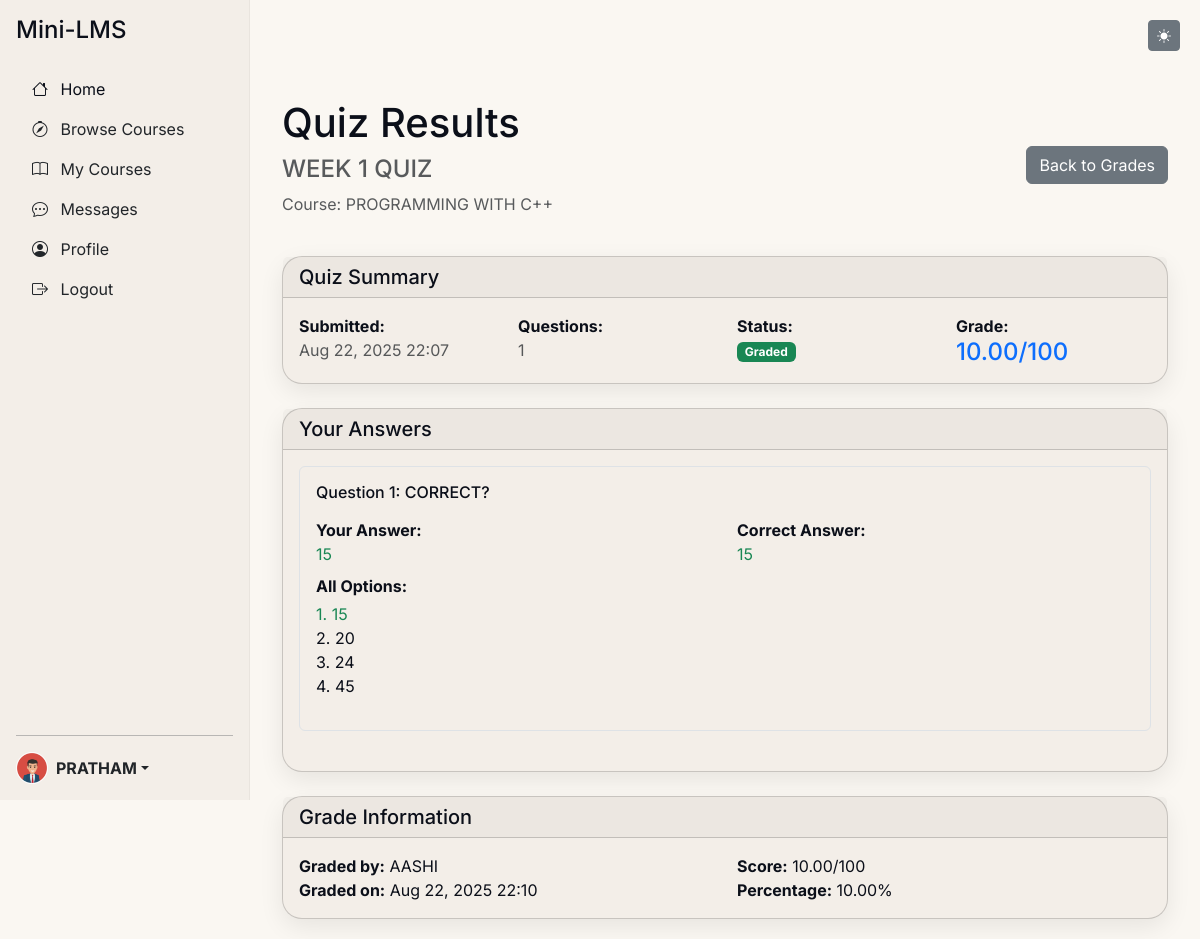
The app's page /quizzes/student/submission/1/ (signed in) with its own data.
### users/models.py (models this page shows, shortened)
class User(AbstractUser):
    ROLE_CHOICES = (
        ('INSTRUCTOR', 'Instructor'),
        ('STUDENT', 'Student'),
    )
    role = models.CharField(max_length=10, choices=ROLE_CHOICES, default='STUDENT')
    profile_photo = models.ImageField(upload_to='profile_photos/', null=True, blank=True)
    bio = models.TextField(max_length=500, blank=True)
    created_at = models.DateTimeField(auto_now_add=True)

### quizzes/models.py (models this page shows, shortened)
class QuizSubmission(models.Model):
    quiz_lecture = models.ForeignKey(QuizLecture, on_delete=models.CASCADE, related_name='submissions')
    student = models.ForeignKey(User, on_delete=models.CASCADE, related_name='quiz_submissions')
    submitted_at = models.DateTimeField(auto_now_add=True)

class Grade(models.Model):
    submission = models.OneToOneField(QuizSubmission, on_delete=models.CASCADE, related_name='grade')
    teacher = models.ForeignKey(User, on_delete=models.CASCADE, related_name='assigned_grades')
    score = models.DecimalField(max_digits=5, decimal_places=2, null=True, blank=True)
    graded_at = models.DateTimeField(auto_now_add=True)

class Answer(models.Model):
    submission = models.ForeignKey(QuizSubmission, on_delete=models.CASCADE, related_name='answers')
    question = models.ForeignKey(Question, on_delete=models.CASCADE)
    selected_option_index = models.PositiveIntegerField()

class Question(models.Model):
    quiz = models.ForeignKey(QuizLecture, on_delete=models.CASCADE, related_name='questions')
    text = models.TextField()
    options = models.JSONField() # JSON array of strings
    correct_index = models.PositiveIntegerField() # Index of the correct option in the options array

### lectures/models.py (models this page shows, shortened)
class QuizLecture(models.Model):
    lecture = models.OneToOneField(Lecture, on_delete=models.CASCADE, primary_key=True, related_name='quiz_lecture')
    start_date = models.DateTimeField(default=timezone.now, help_text="When the quiz becomes available")
    end_date = models.DateTimeField(default=timezone.now, help_text="When the quiz closes")
    duration = models.PositiveIntegerField(default=30, help_text="Duration in minutes")

class Lecture(models.Model):
    LECTURE_TYPES = (
        ('QUIZ', 'Quiz'),
        ('VIDEO', 'Video'),
        ('PDF', 'PDF'),
    )
    course = models.ForeignKey(Course, on_delete=models.CASCADE, related_name='lectures')
    title = models.CharField(max_length=200)
    type = models.CharField(max_length=10, choices=LECTURE_TYPES)
    order_index = models.PositiveIntegerField()
    class Meta:
        ordering = ['order_index']
        unique_together = ('course', 'order_index')

### courses/models.py (models this page shows, shortened)
class Course(models.Model):
    title = models.CharField(max_length=200)
    description = models.TextField()
    instructor = models.ForeignKey(User, on_delete=models.CASCADE, related_name='courses')
    created_at = models.DateTimeField(auto_now_add=True)
    is_published = models.BooleanField(default=False)

### quizzes/views.py (the view)
# urls.py: path('student/submission/<int:submission_pk>/', views.student_quiz_detail, name='student_quiz_detail'),
@login_required
def student_quiz_detail(request, submission_pk):
    if request.user.role != 'STUDENT':
        messages.warning(request, "You do not have permission to view quiz details.")
        return redirect('home')
    submission = get_object_or_404(QuizSubmission, pk=submission_pk, student=request.user)
    answers = Answer.objects.filter(submission=submission)
    try:
        grade = submission.grade
    except Grade.DoesNotExist:
        grade = None
    context = {
        'submission': submission,
        'answers': answers,
        'grade': grade,
    }
    return render(request, 'quizzes/student/quiz_detail.html', context)

### quizzes/templatetags/quiz_filters.py (called while the page is built)
@register.filter
def get_item(lst, index):
    try:
        return lst[index]
    except (IndexError, TypeError):
        return None

### templates/quizzes/student/quiz_detail.html (shortened to what this page needs)
{% extends 'base.html' %}
{% load quiz_filters %}
{% block content %}
<div class="container mt-5">
    <div class="d-flex justify-content-between align-items-center mb-4">
        <div>
            <h1>Quiz Results</h1>
            <h4 class="text-muted">{{ submission.quiz_lecture.lecture.title }}</h4>
            <p class="text-muted">Course: {{ submission.quiz_lecture.lecture.course.title }}</p>
        </div>
        <div>
            <a href="{% url 'student_quiz_grades' %}" class="btn btn-secondary">Back to Grades</a>
        </div>
    </div>
    <div class="card mb-4">
        <div class="card-header">
            <h5 class="card-title mb-0">Quiz Summary</h5>
        </div>
        <div class="card-body">
            <div class="row">
                <div class="col-md-3">
                    <strong>Submitted:</strong><br>
                    <span class="text-muted">{{ submission.submitted_at|date:"M d, Y H:i" }}</span>
                </div>
                <div class="col-md-3">
                    <strong>Questions:</strong><br>
                    <span class="text-muted">{{ answers.count }}</span>
                </div>
                <div class="col-md-3">
                    <strong>Status:</strong><br>
                    {% if grade %}
                        <span class="badge bg-success">Graded</span>
                    {% else %}
                        <span class="badge bg-warning">Pending</span>
                    {% endif %}
                </div>
                <div class="col-md-3">
                    {% if grade %}
                        <strong>Grade:</strong><br>
                        <span class="h4 text-primary">{{ grade.score }}/100</span>
                    {% else %}
                        <strong>Grade:</strong><br>
                        <span class="text-muted">Not graded yet</span>
                    {% endif %}
                </div>
            </div>
        </div>
    </div>
    <div class="card">
        <div class="card-header">
            <h5 class="card-title mb-0">Your Answers</h5>
        </div>
        <div class="card-body">
            {% for answer in answers %}
                <div class="mb-4 p-3 border rounded">
                    <h6 class="mb-3">Question {{ forloop.counter }}: {{ answer.question.text }}</h6>
                    <div class="row">
                        <div class="col-md-6">
                            <strong>Your Answer:</strong><br>
                            <span class="{% if answer.selected_option_index == answer.question.correct_index %}text-success{% else %}text-danger{% endif %}">
                                {{ answer.question.options|get_item:answer.selected_option_index }}
                            </span>
                        </div>
                        <div class="col-md-6">
                            <strong>Correct Answer:</strong><br>
                            <span class="text-success">{{ answer.question.options|get_item:answer.question.correct_index }}</span>
                        </div>
                    </div>
                    <div class="mt-2">
                        <strong>All Options:</strong>
                        <ul class="list-unstyled mt-1">
                            {% for option in answer.question.options %}
                                <li class="{% if forloop.counter0 == answer.question.correct_index %}text-success{% elif forloop.counter0 == answer.selected_option_index and answer.selected_option_index != answer.question.correct_index %}text-danger{% endif %}">
                                    {{ forloop.counter }}. {{ option }}
                                </li>
                            {% endfor %}
                        </ul>
                    </div>
                </div>
            {% endfor %}
        </div>
    </div>
    {% if grade %}
        <div class="card mt-4">
            <div class="card-header">
                <h5 class="card-title mb-0">Grade Information</h5>
            </div>
            <div class="card-body">
                <div class="row">
                    <div class="col-md-6">
                        <strong>Graded by:</strong> {{ grade.teacher.username }}<br>
                        <strong>Graded on:</strong> {{ grade.graded_at|date:"M d, Y H:i" }}
                    </div>
                    <div class="col-md-6">
                        <strong>Score:</strong> {{ grade.score }}/100<br>
                        <strong>Percentage:</strong> {{ grade.score }}%
                    </div>
                </div>
            </div>
        </div>
    {% endif %}
</div>
{% endblock %}

### templates/partials/sidebar.html (shortened to what this page needs)
<nav class="sidebar d-flex flex-column p-3 bg-light vh-100 position-fixed" style="width: 250px;">
    <h4 class="mb-4">Mini-LMS</h4>
    <ul class="nav nav-pills flex-column mb-auto">
        <li class="nav-item">
            {% if request.user.is_authenticated %}
                {% if request.user.role == 'STUDENT' %}
                    <a href="{% url 'student_dashboard' %}" class="nav-link {% if request.resolver_match.url_name == 'student_dashboard' %}active{% endif %}" aria-current="page">
                        <i class="bi bi-house me-2"></i> Home
                    </a>
                {% elif request.user.role == 'INSTRUCTOR' %}
                    <a href="{% url 'instructor_dashboard' %}" class="nav-link {% if request.resolver_match.url_name == 'instructor_dashboard' %}active{% endif %}" aria-current="page">
                        <i class="bi bi-house me-2"></i> Home
                    </a>
                {% else %}
                     <a href="{% url 'course-list-public' %}" class="nav-link {% if request.resolver_match.url_name == 'course-list-public' %}active{% endif %}" aria-current="page">
                        <i class="bi bi-house me-2"></i> Home
                    </a>
                {% endif %}
            {% else %}
                <a href="{% url 'course-list-public' %}" class="nav-link {% if request.resolver_match.url_name == 'course-list-public' %}active{% endif %}" aria-current="page">
                    <i class="bi bi-house me-2"></i> Home
                </a>
            {% endif %}
        </li>
        <li>
            <a href="{% url 'course-list-public' %}" class="nav-link link-dark {% if request.resolver_match.url_name == 'course-list-public' %}active{% endif %}">
                <i class="bi bi-compass me-2"></i> Browse Courses
            </a>
        </li>
        {% if request.user.is_authenticated %}
            {% if request.user.role == 'STUDENT' %}
                <li>
                    <a href="{% url 'student_dashboard' %}" class="nav-link link-dark {% if request.resolver_match.url_name == 'student_dashboard' %}active{% endif %}">
                        <i class="bi bi-book me-2"></i> My Courses
                    </a>
                </li>
            {% elif request.user.role == 'INSTRUCTOR' %}
                <li>
                    <a href="{% url 'instructor_dashboard' %}" class="nav-link link-dark {% if request.resolver_match.url_name == 'instructor_dashboard' %}active{% endif %}">
                        <i class="bi bi-easel2 me-2"></i> Manage Courses
                    </a>
                </li>
            {% endif %}
            <li>
                <a href="{% url 'messages_list' %}" class="nav-link link-dark {% if 'messages' in request.resolver_match.url_name %}active{% endif %}">
                    <i class="bi bi-chat-dots me-2"></i> Messages
                </a>
            </li>
            <li>
                <a href="{% url 'profile_view' %}" class="nav-link link-dark {% if 'profile' in request.resolver_match.url_name %}active{% endif %}">
                    <i class="bi bi-person-circle me-2"></i> Profile
                </a>
            </li>
            <li>
                <a href="{% url 'logout' %}" class="nav-link link-dark">
                    <i class="bi bi-box-arrow-right me-2"></i> Logout
                </a>
            </li>
        {% endif %}
    </ul>
    <hr>
    <div class="dropdown">
        <a href="#" class="d-flex align-items-center link-dark text-decoration-none dropdown-toggle" id="dropdownUser2" data-bs-toggle="dropdown" aria-expanded="false">
            {% if request.user.is_authenticated %}
                {% if request.user.profile_photo %}
                    <img src="{{ request.user.profile_photo.url }}" alt="{{ request.user.username }}" width="32" height="32" class="rounded-circle me-2" style="object-fit: cover;">
                {% else %}
                    <img src="https://www.gravatar.com/avatar/?d=mp" alt="{{ request.user.username }}" width="32" height="32" class="rounded-circle me-2">
                {% endif %}
                <strong>{{ request.user.username }}</strong>
            {% else %}
                <img src="https://www.gravatar.com/avatar/?d=mp" alt="Guest" width="32" height="32" class="rounded-circle me-2">
                <strong>Guest</strong>
            {% endif %}
        </a>
    </div>
</nav>

### static/css/style.css (style rules this page uses)
body { background-color: var(--bg); color: var(--text); font-family: var(--font-sans); }
.sidebar { width: 250px; flex-shrink: 0; background-color: var(--surface) !important; border-right: 1px solid var(--chip); color: var(--text); transition: transform 0.3s ease; }
.sidebar .nav-link { color: var(--text); }
.card { border-radius: var(--radius-lg); box-shadow: var(--shadow-soft); background-color: var(--surface); color: var(--text); }

### templates/base.html (style rules this page uses)
:root { --font-sans: "Inter", ui-sans-serif, system-ui, -apple-system, "Segoe UI", Roboto, Arial, "Noto Sans", "Apple Color Emoji", "Segoe UI Emoji"; --radius-lg: 20px; --shadow-soft: 0 8px 24px rgba(0,0,0,.08); --bg: #FAF7F2; --surface: #F3EEE8; --text: #0B0F19; --muted: #6B7280; --primary: #111827; --chip: #E9E4DE; --card-pink: #F6D5D8; --card-yellow: #FBE5B2; --card-mint: #D5F2E6; --card-lilac: #E4E2FF; }

### records on screen
User: user.profile_photo (picture), user.username "PRATHAM"
QuizSubmission: quiz_lecture.lecture "WEEK 1 QUIZ", quiz_lecture.lecture.course "PROGRAMMING WITH C++", submitted_at "Aug 22, 2025 22:07"
Grade: score "10.00", teacher.username "AASHI", graded_at "Aug 22, 2025 22:10"
Answer: question.text "CORRECT?", question.options|get_item "15", options "15" "20" "24" "45"

### other values on screen
{{ answers.count }} "1"
